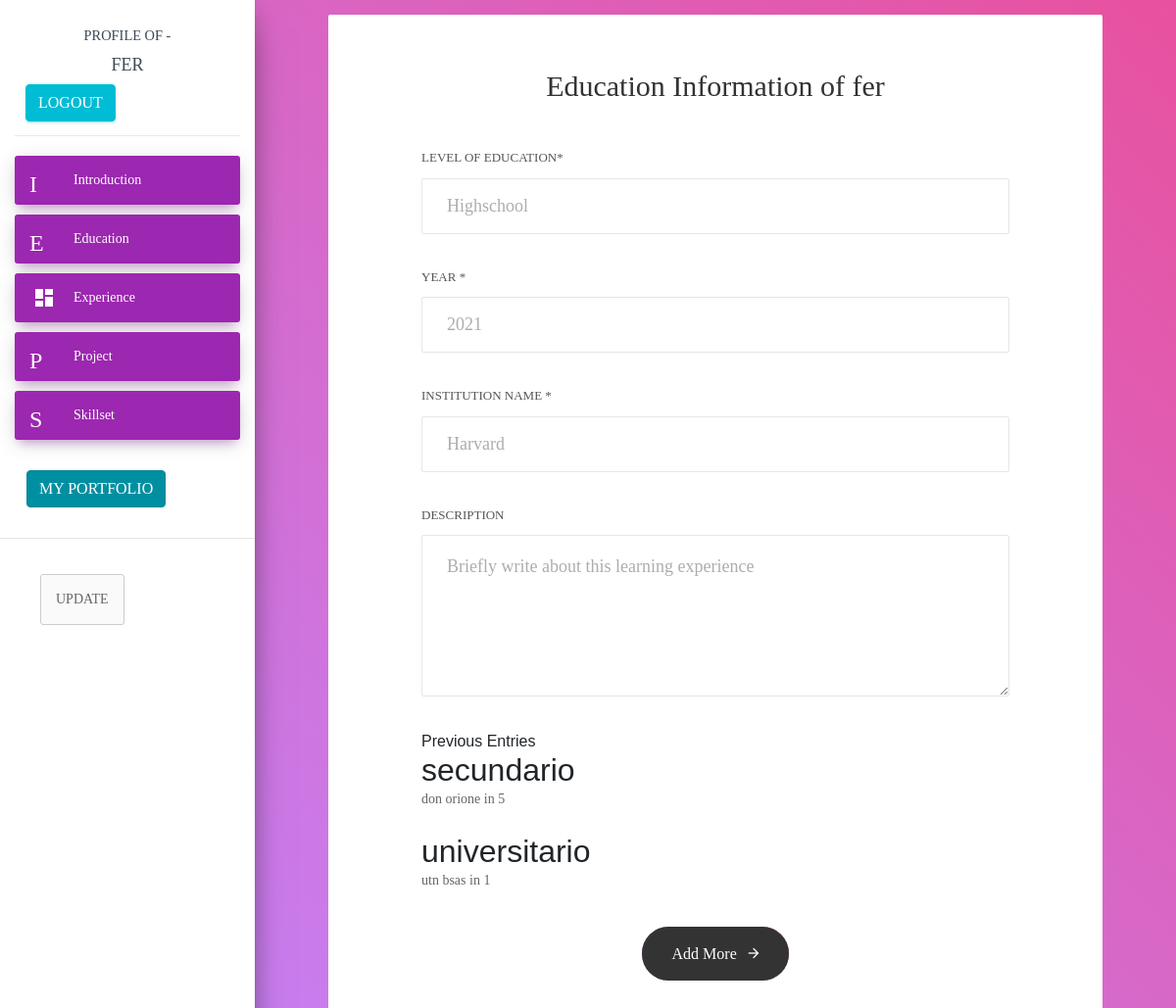
Screenshot of /create/education (signed in) with the database file from the repository.
### user_interface/models.py (models this page shows, shortened)
class User(AbstractUser):
    pass

class EducationModel(models.Model):
    user = models.ForeignKey(User, default=None, blank=True, null=True, on_delete=models.CASCADE)
    title = models.CharField(max_length=50, blank=True, null=True)
    the_year = models.CharField(max_length=50, blank=True, null=True)
    institute = models.CharField(max_length=200, blank=True, null=True)
    description = models.TextField(blank=True, null=True)
    class Meta:
        ordering = ['-the_year']

### user_interface/views.py (the view)
# urls.py: path("create/education", views.eduForm_createView, name='education'),
@login_required(login_url='login')
def eduForm_createView(request, *args, **kwargs):
    template_name = 'user_interface/education_create.html'
    context = {}
    user = request.user
    if not user.is_authenticated:
        user = "admin"
    bioProfile = User.objects.get(username = user)
    education_qs = EducationModel.objects.filter(user = bioProfile).all()
    education_serializer = educationSerializer(education_qs, many=True)
    if request.method == 'POST':
        edu_form = EducationForm(request.POST or None)
        if edu_form.is_valid():
            edu_form.save(commit=False)
            edu_form.user = user
            edu_form.save(request = request)
    else:
        edu_form = EducationForm()
    context = {
        'user': user,
        'eduFORM': EducationForm(),
        "education": education_serializer.data,
    }
    return render(request, template_name, context)

### user_interface/forms.py (shortened to what this page needs)
class  EducationForm(forms.ModelForm):
    class Meta:
        model = EducationModel
        fields = ["title", "the_year", "institute", "description"]
        labels = {'title': 'Level of Education', 'the_year': "Year", 'institute': "Institute" }

### templates/user_interface/education_create.html (shortened to what this page needs)
{% extends "user_interface/layout_create.html" %}
{% load widget_tweaks %}
{% load static %}
{% block body %}
	<div class="container-contact100">
		<div class="wrap-contact100">
			<form class="contact100-form validate-form" enctype="multipart/form-data" method="POST" action="{% url 'education' %}">
                <span class="contact100-form-title">
                    Education Information of {{ user }}
                </span>
                <br>
                <label class="label-input100" for="first-name">Level of Education*</label>
                <div class="wrap-input100">
                    {% render_field eduFORM.title id="first-name" class="input100" type="text" name="title" placeholder="Highschool" %}
                </div>
                <label class="label-input100" for="first-name">Year  *</label>
                <div class="wrap-input100">
                    {% render_field eduFORM.the_year class="input100" type="text" name="the_year" placeholder="2021" %}
                </div>
                <label class="label-input100" for="first-name">Institution Name  *</label>
                <div class="wrap-input100">
                    {% render_field eduFORM.institute class="input100" type="text" name="institute" placeholder="Harvard" %}
                </div>
                <label class="label-input100" for="message">Description </label>
                <div class="wrap-input100 validate-input">
                    {% render_field eduFORM.description id="message" class="input100" name="description" rows="5" placeholder="Briefly write about this learning experience" %}
                </div>
                <hr><br>
                <ol>
                    Previous Entries
                    {% for item in education %}
                        <li><h2>{{ item.title }}</h2></li>
                        <li><p>{{ item.institute }} in {{ item.the_year }}</p></li>
                        <br>
                    {% endfor %}
                </ol>
				<div class="container-contact100-form-btn">
					<button class="contact100-form-btn" type="submit">
						<span>
                            Add More
							<i class="zmdi zmdi-arrow-right m-l-8"></i>
						</span>
					</button>
				</div>
			</form>
		</div>
	</div>
{% endblock %}

### templates/user_interface/layout_create.html (shortened to what this page needs)
{% load widget_tweaks %}
<!DOCTYPE html>{% load static %}
<html lang="en">
<head>
  <link rel="stylesheet" href="https://maxcdn.bootstrapcdn.com/font-awesome/latest/css/font-awesome.min.css">
  <link href="{% static 'createForm/css/material-dashboard.css' %}" rel="stylesheet" />
	<link rel="stylesheet" type="text/css" href="{% static 'createForm/vendor/bootstrap/css/bootstrap.min.css'%}">
	<link rel="stylesheet" type="text/css" href="{% static 'createForm/fonts/font-awesome-4.7.0/css/font-awesome.min.css'%}">
	<link rel="stylesheet" type="text/css" href="{% static 'createForm/fonts/iconic/css/material-design-iconic-font.min.css'%}">
	<link rel="stylesheet" type="text/css" href="{% static 'createForm/vendor/animate/animate.css'%}">
	<link rel="stylesheet" type="text/css" href="{% static 'createForm/vendor/css-hamburgers/hamburgers.min.css'%}">
	<link rel="stylesheet" type="text/css" href="{% static 'createForm/vendor/animsition/css/animsition.min.css'%}">
	<link rel="stylesheet" type="text/css" href="{% static 'createForm/vendor/select2/select2.min.css'%}">
	<link rel="stylesheet" type="text/css" href="{% static 'createForm//daterangepicker/daterangepicker.css'%}">
	<link rel="stylesheet" type="text/css" href="{% static 'createForm/css/util.css' %}">
	<link rel="stylesheet" type="text/css" href="{% static 'createForm/css/main.css' %}">
</head>
<body>
  <div class="wrapper ">
    <div class="sidebar" data-color="purple" data-background-color="white">
      <div class="logo">
        <a href="#" class="simple-text logo-mini">
          <small>Profile of - </small>
          <br>
          {{ user }}
        </a>
        <a href="{% url 'logout' %}" class="btn btn-info" style="margin: 0;margin-left: 10%; "> Logout </a>
      </div>
      <div class="sidebar-wrapper">
        <ul class="nav">
          <li class="nav-item active  ">
            <a class="nav-link" href="{% url 'information' %}">
              <i class="material-icons">Introduction</i>
              <p style="color: #fff;">Introduction</p>
            </a>
          </li>
          <li class="nav-item active  ">
            <a class="nav-link" href="{% url 'education' %}">
              <i class="material-icons">Education</i>
              <p style="color: #fff;">Education</p>
            </a>
          </li>
          <li class="nav-item active  ">
            <a class="nav-link" href="{% url 'experience' %}">
              <i class="material-icons">dashboard</i>
              <p style="color: #fff;">Experience</p>
            </a>
          </li>
          <li class="nav-item active  ">
            <a class="nav-link" href="{% url 'project' %}">
              <i class="material-icons">Project</i>
              <p style="color: #fff;">Project</p>
            </a>
          </li>
          <li class="nav-item active  ">
            <a class="nav-link" href="{% url 'skillset' %}">
              <i class="material-icons">Skillset</i>
              <p style="color: #fff;">Skillset</p>
            </a>
          </li>
          <div style="margin: 10%">
            <a href="{% url 'portfolio' user %}" class="btn btn-info nav-item active  ">My Portfolio </a>
          </div>
          <hr>
          <li class="nav-item active  ">
            <div style="margin: 10%">
              <a href="{% url 'update_information' %}" class="btn btn-secondary">
                <p>UPDATE</p>
              </a>
            </div>
          </li>
        </ul>
      </div>
    </div>
    <div class="main-panel">
      {% block body %}
      {% endblock %}
</body>
</html>

### static/createForm/css/main.css (style rules this page uses)
* { margin: 0px; padding: 0px; box-sizing: border-box; }
body, html { height: 100%; font-family: Raleway-SemiBold, sans-serif; }
a { font-family: Raleway-SemiBold; font-size: 14px; line-height: 1.7; color: #666666; margin: 0px; transition: all 0.4s; -webkit-transition: all 0.4s; -o-transition: all 0.4s; -moz-transition: all 0.4s; }
h1,h2,h3,h4,h5,h6 { margin: 0px; }
p { font-family: Raleway-SemiBold; font-size: 14px; line-height: 1.7; color: #666666; margin: 0px; }
ul, li { margin: 0px; list-style-type: none; }
input { outline: none; border: none; }
textarea { outline: none; border: none; }
label { display: block; margin: 0; }
button { outline: none !important; border: none; background: transparent; }
.container-contact100 { width: 100%; min-height: 100vh; display: -webkit-box; display: -webkit-flex; display: -moz-box; display: -ms-flexbox; display: flex; flex-wrap: wrap; justify-content: center; align-items: center; padding: 15px; background: #d867c6; background: -webkit-linear-gradient(45deg, #c77ff2, #e8519e); background: -o-linear-gradient(45deg, #c77ff2, #e8519e); background: -moz-linear-gradient(45deg, #c77ff2, #e8519e); background: linear-gradient(45deg, #c77ff2, #e8519e); }
.wrap-contact100 { width: 790px; background: #fff; border-radius: 2px; padding: 55px 95px 68px 95px; }
.contact100-form { width: 100%; display: -webkit-box; display: -webkit-flex; display: -moz-box; display: -ms-flexbox; display: flex; flex-wrap: wrap; justify-content: space-between; }
.contact100-form-title { width: 100%; display: block; font-family: Raleway-Black; font-size: 30px; color: #333333; line-height: 1.2; text-align: center; padding-bottom: 45px; }
.wrap-input100 { width: 100%; position: relative; border: 1px solid #e6e6e6; border-radius: 2px; margin-bottom: 34px }
.label-input100 { font-family: Raleway-SemiBold; font-size: 13px; color: #555555; line-height: 1.5; text-transform: uppercase; width: 100%; padding-bottom: 11px; }
.input100 { display: block; width: 100%; background: transparent; font-family: Raleway-SemiBold; font-size: 18px; color: #333333; line-height: 1.2; padding: 0 25px; }
input.input100 { height: 55px; }
textarea.input100 { min-height: 162px; padding-top: 19px; padding-bottom: 15px; }
.container-contact100-form-btn { width: 100%; display: -webkit-box; display: -webkit-flex; display: -moz-box; display: -ms-flexbox; display: flex; flex-wrap: wrap; justify-content: center; margin-top: -4px; }
.contact100-form-btn { font-family: Raleway-Bold; font-size: 16px; color: #fff; line-height: 1.2; display: -webkit-box; display: -webkit-flex; display: -moz-box; display: -ms-flexbox; display: flex; justify-content: center; align-items: center; padding: 0 20px; min-width: 150px; height: 55px; border-radius: 27px; background: #d867c6; background: -webkit-linear-gradient(45deg, #c77ff2, #e8519e); background: -o-linear-gradient(45deg, #c77ff2, #e8519e); background: -moz-linear-gradient(45deg, #c77ff2, #e8519e); background: linear-gradient(45deg, #c77ff2, #e8519e); position: relative; z-index: 1; -webkit-transition: all 0.4s; -o-transition: all 0.4s; -moz-transition: all 0.4s; transition: all 0.4s; }
.contact100-form-btn::before { content: ""; display: block; position: absolute; z-index: -1; border-radius: 27px; width: 100%; height: 100%; top: 0; left: 0; background: #333333; opacity: 1; -webkit-transition: all 0.4s; -o-transition: all 0.4s; -moz-transition: all 0.4s; transition: all 0.4s; }
.contact100-form-btn i { -webkit-transition: all 0.4s; -o-transition: all 0.4s; -moz-transition: all 0.4s; transition: all 0.4s; }
.validate-input { position: relative; }

### rows the page displays
User: username "FER", username "fer"
EducationModel: title "secundario", institute "don orione"
EducationModel: title "universitario", institute "utn bsas"

### other values shown
{{ item.the_year }} "5" "1"
